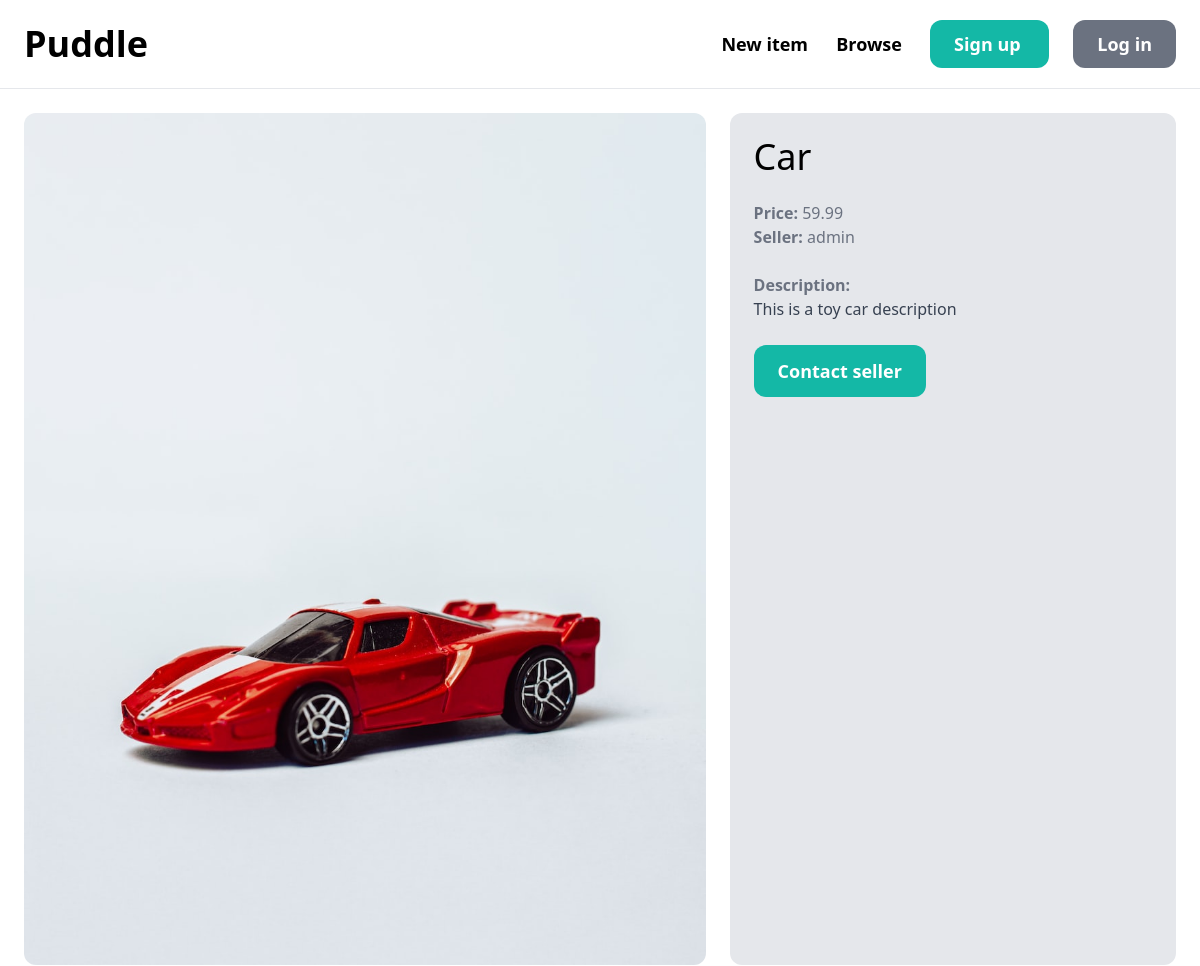
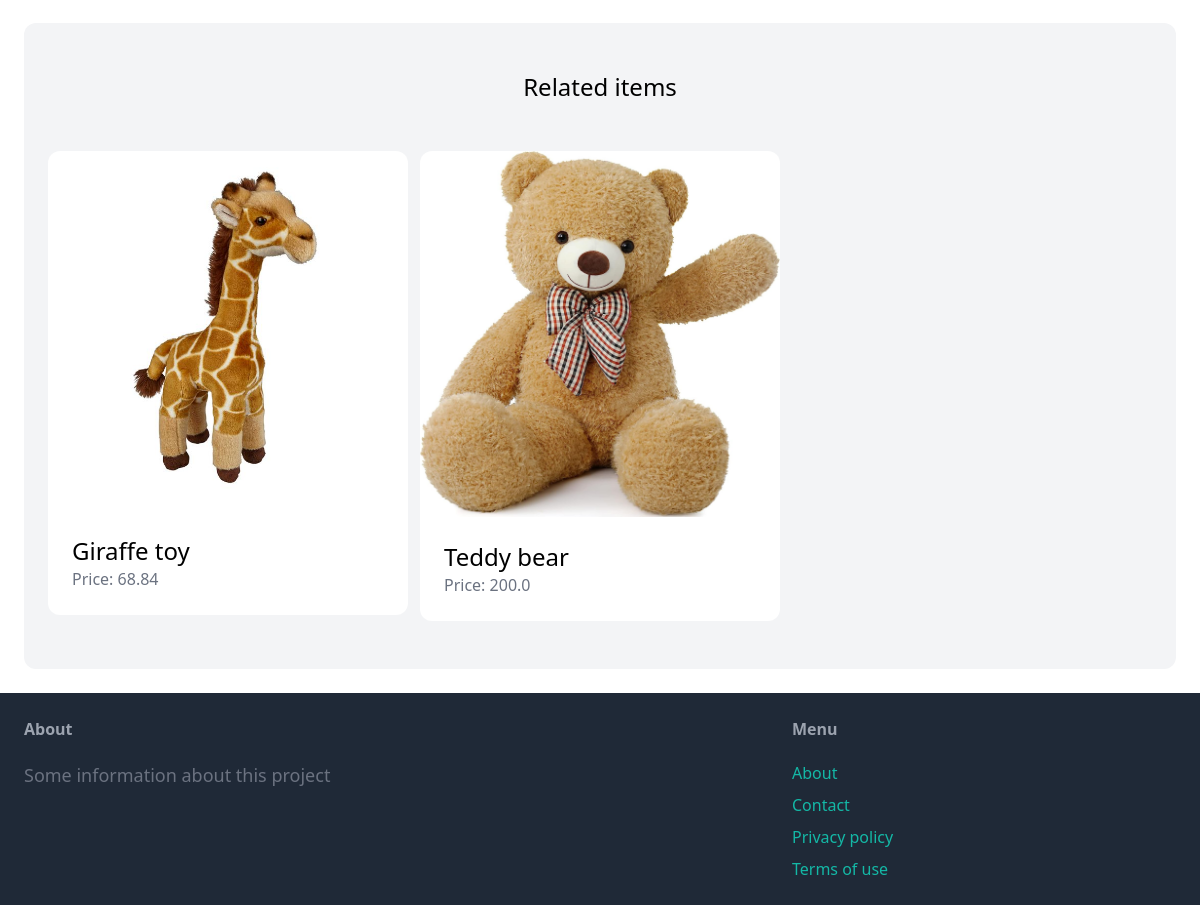
/items/5/, run on an earlier commit of the app's database (2 pictures, top to bottom).
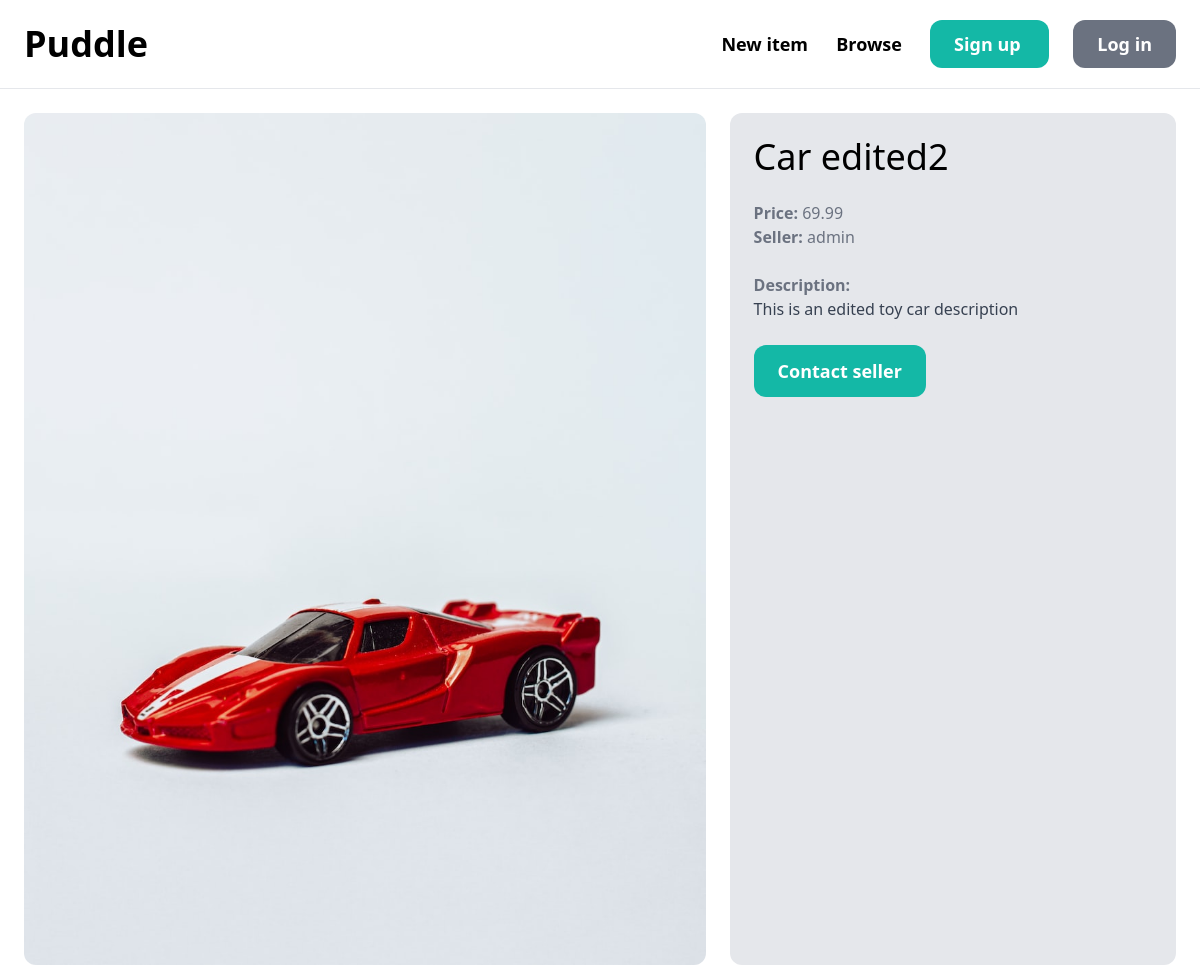
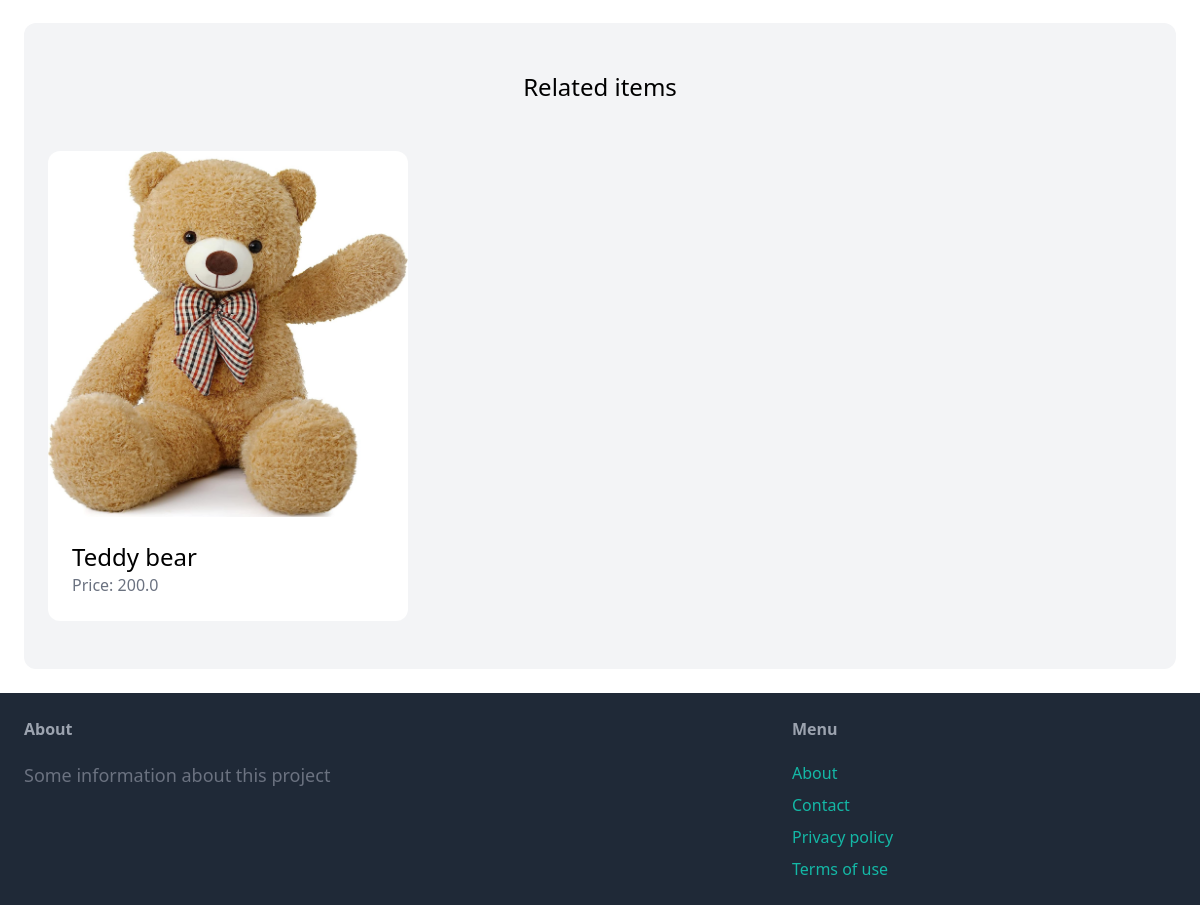
And on a later commit of the database (2 pictures, top to bottom).
### item/models.py (models this page shows, shortened)
class Item(models.Model):
    category = models.ForeignKey(Category, related_name='items', on_delete=models.CASCADE)
    name = models.CharField(max_length=255)
    description = models.TextField(blank=True, null=True)
    price = models.FloatField()
    image = models.ImageField(upload_to='item_images', blank=True, null=True)
    is_sold = models.BooleanField(default=False)
    created_by = models.ForeignKey(User, related_name='items', on_delete=models.CASCADE)
    created_at = models.DateTimeField(auto_now=True)
    class Meta:
        ordering = ('name',)

### item/views.py (the view)
# urls.py: path('<int:pk>/', detail, name='detail'),
def detail(request, pk):
    item = get_object_or_404(Item, pk=pk)
    related_items = Item.objects.filter(category=item.category, is_sold=False).exclude(pk=pk)[0:3]
    return render(request, 'item/detail.html', {
        'item': item,
        'related_items': related_items
    })

### item/templates/item/detail.html (shortened to what this page needs)
{% extends 'core/base.html' %}
{% block content %}
<div class="grid grid-cols-5 gap-6">
    <div class="col-span-3">
        <img src="{{ item.image.url }}" class="rounded-xl">
    </div>
    <div class="col-span-2 p-6 bg-gray-200 rounded-xl">
        <h1 class="mb-6 text-4xl">{{ item.name }}</h1>
        <p class="text-gray-500"><strong>Price: </strong>{{ item.price }}</p>
        <p class="text-gray-500"><strong>Seller: </strong>{{ item.created_by.username }}</p>
        <br>
        {% if item.description %}
        <p class="text-gray-700">
            <strong class="text-gray-500">Description:</strong>
            <br>
            {{ item.description }}
        </p>
        {% endif %}
        {% if request.user == item.created_by %}
        <div class="mt-6 p-6 bg-white rounded-xl">
            <p>This is your item</p>
            <a href="{% url 'item:edit' item.id %}" class="inline-block mt-6 px-6 py-3 text-lg font-semibold bg-teal-500 text-white rounded-xl">Edit item</a>
            <a href="{% url 'item:delete' item.id %}" class="inline-block mt-6 px-6 py-3 text-lg font-semibold bg-red-500 text-white rounded-xl">Delete item</a>
        </div>
        {% else %}
        <a href="#"
           class="inline-block mt-6 px-6 py-3 text-lg font-semibold bg-teal-500 text-white rounded-xl hover:bg-teal-700">
            Contact seller
        </a>
        {% endif %}
    </div>
</div>
<div class="mt-6 px-6 py-12 bg-gray-100 rounded-xl">
    <h2 class="mb-12 text-2xl text-center">Related items</h2>
    <div class="grid grid-cols-3 gap-3">
        {% for item in related_items %}
        <div>
            <a href="{% url 'item:detail' item.id %}">
                <div><img src="{{ item.image.url }}" class="rounded-t-xl"></div>
                <div class="p-6 bg-white rounded-b-xl">
                    <h2 class="text-2xl">{{ item.name }}</h2>
                    <p class="text-gray-500">Price: {{ item.price }}</p>
                </div>
            </a>
        </div>
        {% endfor %}
    </div>
</div>
{% endblock %}

What changed in the data, as far as the page shows it:
removed Item: image (picture), name "Giraffe toy", price "68.84"
changed Item "admin": name "Car" → "Car edited2"; price "59.99" → "69.99"; description "This is a toy car description" → "This is an edited toy car description"
